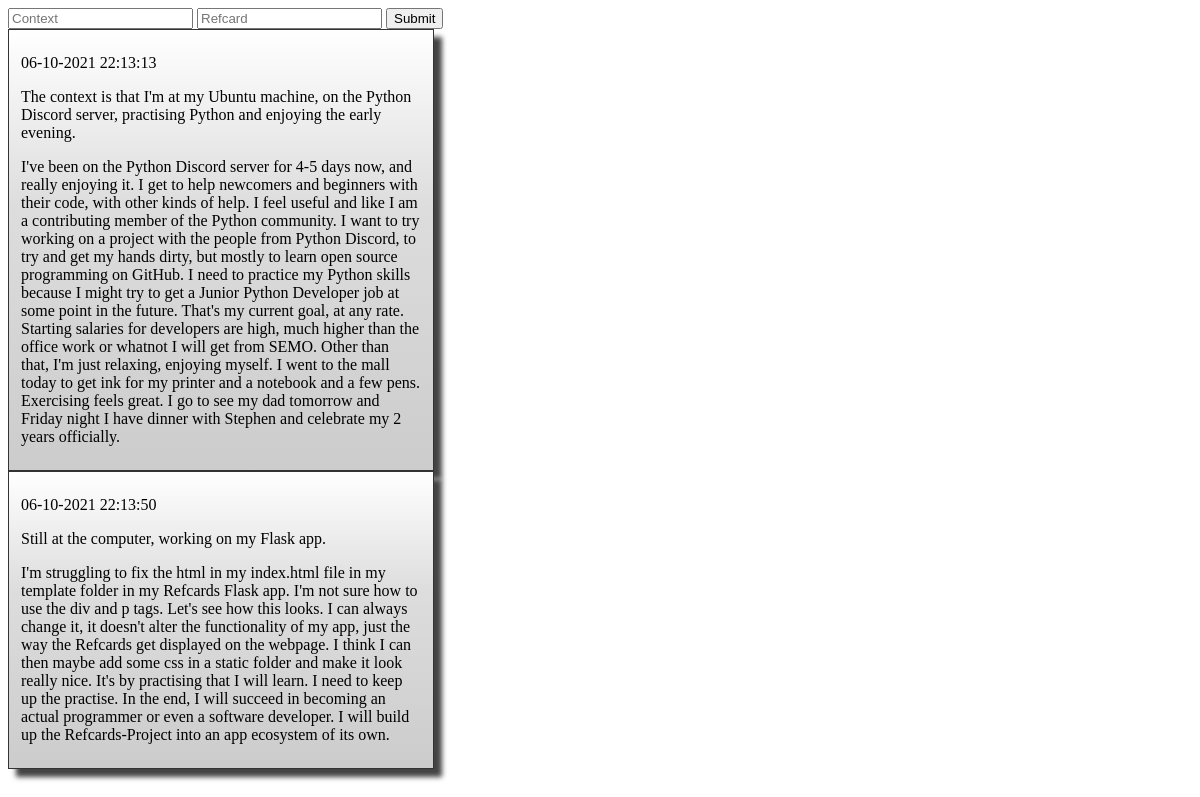
The page / on the database its author committed.
### tables this page shows
CREATE TABLE refcards (
        id integer primary key autoincrement,
        created_at DATETIME DEFAULT (STRFTIME('%d-%m-%Y   %H:%M:%S', 'NOW','localtime')),
        context text not null,
        refcard text not null
);

### app.py (the view)
@app.route('/', methods=['GET', 'POST'])
def index():
    if request.method == 'GET':
        pass
    if request.method == 'POST':
        created_at = request.form.get('created_at')
        context = request.form.get('context')
        refcard = request.form.get('refcard')
        create_card(context, refcard)
    refcards = get_cards()
    return render_template('index.html', refcards=refcards)

### models.py (called while the page is built)
def get_cards():
    con = sql.connect('database.db')
    cur = con.cursor()
    cur.execute('select * from refcards')
    refcards = cur.fetchall()
    return refcards

### templates/index.html
<!DOCTYPE html>
<link rel=stylesheet type=text/css href="{{ url_for('static', filename='style.css') }}">
<html>
    <body>
        <form action='/ 'method='post'>
            <input placeholder='Context' name='context'>
            <input placeholder='Refcard', name='refcard'>
            <input type='submit' value='Submit'>
        </form>
        {% for refcard in refcards %}
        <div class="shadowbox"><p>{{ refcard[1] }}</p>
        <p>{{ refcard[2] }}</p>
        <p>{{ refcard[3] }}</p></div>
        {% endfor %}
    </body>
</html>

### static/style.css (style rules this page uses)
.shadowbox { width: 400px; border: 1px solid #333; box-shadow: 8px 8px 5px #444; padding: 8px 12px; background-image: linear-gradient(180deg, #fff, #ddd 40%, #ccc); }

### rows shown on the page
refcards: created_at "06-10-2021 22:13:13", context "The context is that I'm at my Ubuntu machine, on the Python Discord server, practising Python and enjoying the early evening.", refcard "I've been on the Python Discord server for 4-5 days now, and really enjoying it. I get to help newcomers and beginners with their code, with other kinds of help. I feel useful and like I am a contributing member of the Python community. I want to try working on a project with the people from Python Discord, to try and get my hands dirty, but mostly to learn open source programming on GitHub. I need to practice my Python skills because I might try to get a Junior Python Developer job at some point in the future. That's my current goal, at any rate. Starting salaries for developers are high, much higher than the office work or whatnot I will get from SEMO. Other than that, I'm just relaxing,…"
refcards: created_at "06-10-2021 22:13:50", context "Still at the computer, working on my Flask app.", refcard "I'm struggling to fix the html in my index.html file in my template folder in my Refcards Flask app. I'm not sure how to use the div and p tags. Let's see how this looks. I can always change it, it doesn't alter the functionality of my app, just the way the Refcards get displayed on the webpage. I think I can then maybe add some css in a static folder and make it look really nice. It's by practising that I will learn. I need to keep up the practise. In the end, I will succeed in becoming an actual programmer or even a software developer. I will build up the Refcards-Project into an app ecosystem of its own."
